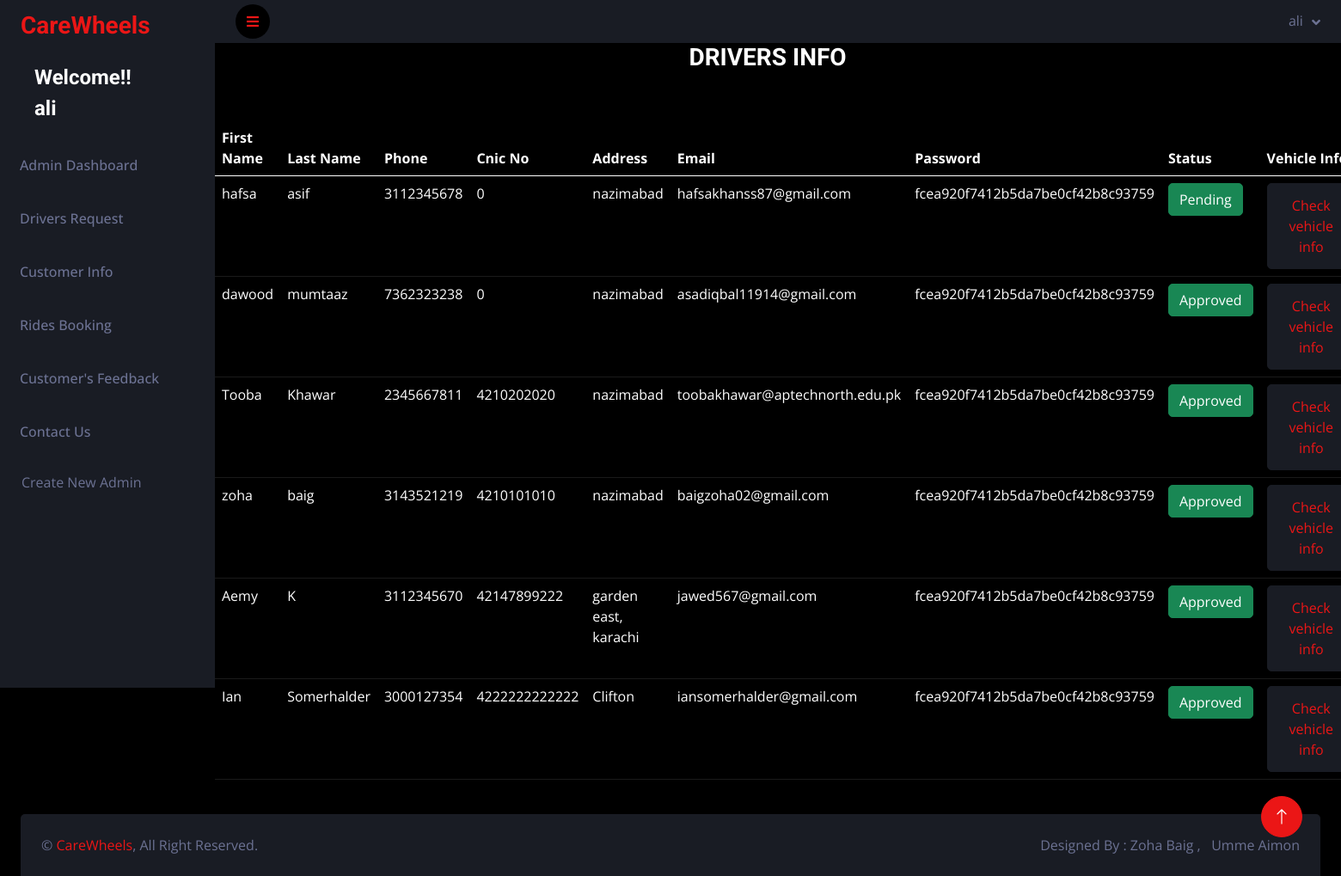
Page /admin/drv_req_pending.php (signed in) on the committed database.
### tables this page shows
CREATE TABLE `vehicles` (
  `v_id` int(11) NOT NULL,
  `v_name` varchar(55) NOT NULL,
  `d_id` int(11) NOT NULL,
  `v_model` varchar(55) NOT NULL,
  `v_year` int(11) NOT NULL,
  `v_capacity` int(11) NOT NULL,
  `v_regNum` varchar(55) NOT NULL,
  `v_drv_img` varchar(255) DEFAULT NULL,
  `v_cert_img` varchar(255) DEFAULT NULL,
  `v_img` varchar(255) DEFAULT NULL,
  `v_drv_lic` varchar(255) DEFAULT NULL
);

CREATE TABLE `drivers` (
  `d_id` int(11) NOT NULL,
  `d_fname` varchar(55) NOT NULL,
  `d_lname` varchar(55) NOT NULL,
  `d_phone` bigint(11) NOT NULL,
  `CNIC` bigint(13) NOT NULL,
  `d_email` varchar(55) NOT NULL,
  `d_address` varchar(55) NOT NULL,
  `d_password` varchar(55) NOT NULL,
  `d_status` varchar(55) DEFAULT NULL
);

### admin/drv_req_pending.php (the view, shortened to what this page needs)
<?php
require("connect.php");
if($_SESSION["a_email"]){
?>
<!DOCTYPE html>
<html lang="en">
<head>
    <link href="https://cdnjs.cloudflare.com/ajax/libs/font-awesome/5.10.0/css/all.min.css" rel="stylesheet">
    <link href="https://cdn.jsdelivr.net/npm/bootstrap-icons@1.4.1/font/bootstrap-icons.css" rel="stylesheet">
    <link href="lib/owlcarousel/assets/owl.carousel.min.css" rel="stylesheet">
    <link href="lib/tempusdominus/css/tempusdominus-bootstrap-4.min.css" rel="stylesheet" />
    <link href="css/bootstrap.min.css" rel="stylesheet">
    <link href="css/style.css" rel="stylesheet">
</head>
<body>
<div class="page-wrapper">
<?php
include('sidebar.php');
$query = "SELECT * FROM drivers JOIN vehicles ON drivers.d_id = vehicles.d_id ORDER BY drivers.d_id DESC";
$result = mysqli_query($conn,$query);
      ?>
      <h3 class="container row justify-content-center">DRIVERS INFO</h3>
      <br>
<table class="table table-dark table-hover">
  <thead>
    <tr>
      <th scope="col">First Name</th>
      <th scope="col">Last Name</th>
      <th scope="col">Phone</th>
      <th scope="col">Cnic No</th>
      <th scope="col">Address</th>
      <th scope="col">Email</th>
      <th scope="col">Password</th>
      <th scope="col">Status</th>
      <th scope="col">Vehicle Info</th>
    </tr>
  </thead>
  <tbody>
  <?php
     while($row=mysqli_fetch_assoc($result))
     {
       ?>
    <tr>
      <td><?php echo $row['d_fname'];?></td>
      <td><?php echo $row['d_lname'];?></td>
      <td><?php echo $row['d_phone'];?></td>
      <td><?php echo $row['CNIC'];?></td>
      <td><?php echo $row['d_address'];?></td>
      <td><?php echo $row['d_email'];?></td>
      <td><?php echo $row['d_password'];?></td>
      <td><button class = "btn btn-success"><?php echo $row['d_status'];?></button></td>
      <td>
       <button class="btn btn-secondary"> <a name="checkVinfo" id="checkVinfo"
        class="btn btn-link btn-open-vehicle-modal"
        href="get_vehicle_info.php?d_id=<?php echo $row["d_id"]; ?>"
        role="button">Check vehicle info</a></button></td>
    </tr>
    <?php
     }
       ?>
  </tbody>
</table>
    </div>
        <a href="#" class="btn btn-lg btn-primary btn-lg-square back-to-top"><i class="bi bi-arrow-up"></i></a>
    <?php
include('footer.php');
?>
</body>
</html>
<?php
}
else{
    header("location:signin.php");
}
?>

### admin/css/style.css (style rules this page uses)
:root { --primary: #EB1616; --secondary: #191C24; --light: #6C7293; --dark: #000000; }
.back-to-top { position: fixed; display: none; right: 45px; bottom: 45px; z-index: 99; }
.btn { transition: .5s; }
.btn-lg-square { width: 48px; height: 48px; }
.btn-square, .btn-sm-square, .btn-lg-square { padding: 0; display: inline-flex; align-items: center; justify-content: center; font-weight: normal; border-radius: 50px; }

### admin/drv_req_pending.php (style rules this page uses)
table { margin-top: 25px; }

### rows in the picture
vehicles: d.d_fname "hafsa", d.d_lname "asif", d.d_phone "3112345678", d.CNIC "0", d.d_address "nazimabad", d.d_email "hafsakhanss87@gmail.com", d.d_password "fcea920f7412b5da7be0cf42b8c93759", d.d_status "Pending"
vehicles: d.d_fname "dawood", d.d_lname "mumtaaz", d.d_phone "7362323238", d.CNIC "0", d.d_address "nazimabad", d.d_email "asadiqbal11914@gmail.com", d.d_password "fcea920f7412b5da7be0cf42b8c93759", d.d_status "Approved"
vehicles: d.d_fname "Tooba", d.d_lname "Khawar", d.d_phone "2345667811", d.CNIC "4210202020", d.d_address "nazimabad", d.d_email "toobakhawar@aptechnorth.edu.pk", d.d_password "fcea920f7412b5da7be0cf42b8c93759", d.d_status "Approved"
vehicles: d.d_fname "zoha", d.d_lname "baig", d.d_phone "3143521219", d.CNIC "4210101010", d.d_address "nazimabad", d.d_email "baigzoha02@gmail.com", d.d_password "fcea920f7412b5da7be0cf42b8c93759", d.d_status "Approved"
vehicles: d.d_fname "Aemy", d.d_lname "K", d.d_phone "3112345670", d.CNIC "42147899222", d.d_address "garden east, karachi", d.d_email "jawed567@gmail.com", d.d_password "fcea920f7412b5da7be0cf42b8c93759", d.d_status "Approved"
vehicles: d.d_fname "Ian", d.d_lname "Somerhalder", d.d_phone "3000127354", d.CNIC "4222222222222", d.d_address "Clifton", d.d_email "iansomerhalder@gmail.com", d.d_password "fcea920f7412b5da7be0cf42b8c93759", d.d_status "Approved"

### other values in the picture
$_SESSION["a_username"] "ali"
$_SESSION['a_username'] "ali"
